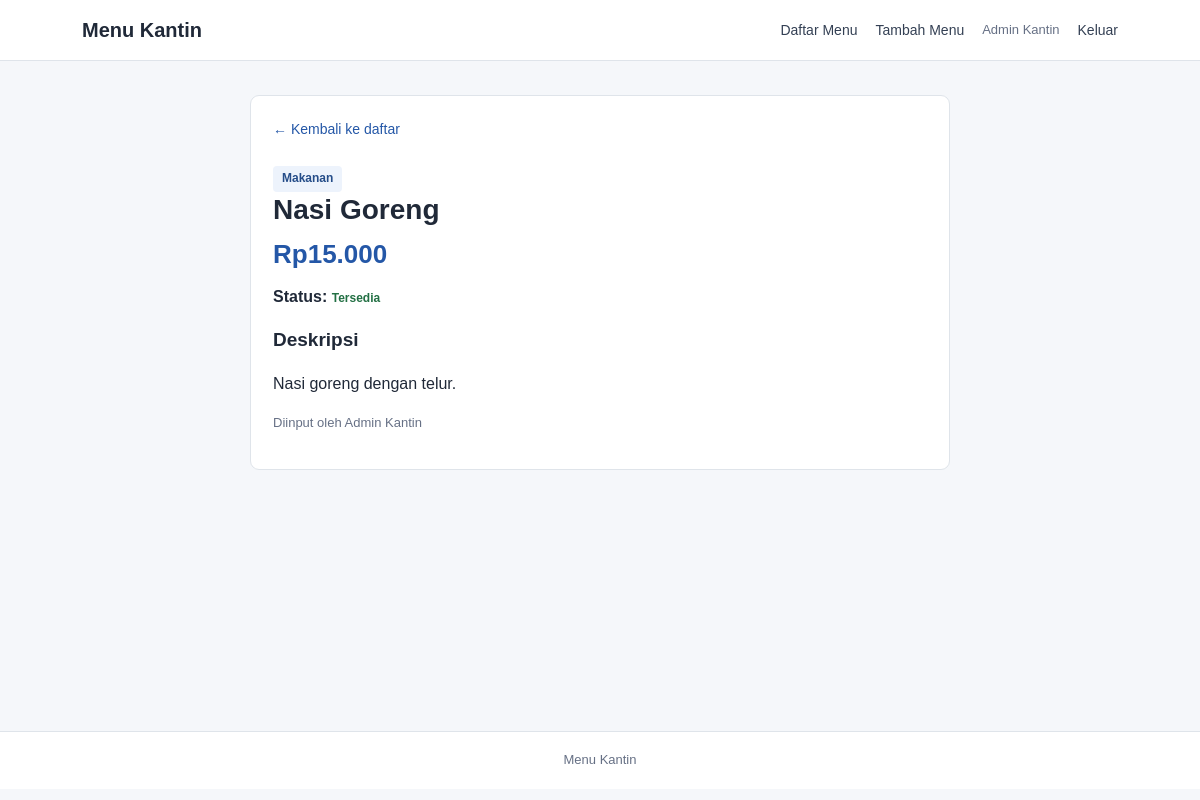
The app's page /detail.php?id=1 (signed in) with its own data.
### tables this page shows
CREATE TABLE menu_kantin (
    id INT UNSIGNED AUTO_INCREMENT PRIMARY KEY,
    pengguna_id INT UNSIGNED NOT NULL,
    nama_menu VARCHAR(150) NOT NULL,
    kategori ENUM('Makanan', 'Minuman', 'Camilan') NOT NULL,
    harga INT UNSIGNED NOT NULL,
    tersedia ENUM('Ya', 'Tidak') NOT NULL,
    deskripsi VARCHAR(2000) NOT NULL DEFAULT '',
    CONSTRAINT cek_harga_menu CHECK (harga BETWEEN 1000 AND 100000),
    CONSTRAINT fk_menu_pengguna FOREIGN KEY (pengguna_id)
        REFERENCES pengguna(id) ON UPDATE CASCADE ON DELETE RESTRICT
);

CREATE TABLE pengguna (
    id INT UNSIGNED AUTO_INCREMENT PRIMARY KEY,
    username VARCHAR(30) NOT NULL UNIQUE,
    nama VARCHAR(100) NOT NULL,
    peran ENUM('admin', 'anggota') NOT NULL DEFAULT 'anggota',
    hash_sandi VARCHAR(255) NOT NULL
);

### sesi.php (called while the page is built, shortened)
<?php
function e($nilai) {
    return htmlspecialchars((string) $nilai, ENT_QUOTES, 'UTF-8');
}
?>

### detail.php (the view, shortened to what this page needs)
<?php
require_once 'koneksi.php';
require_once 'sesi.php';
$id = filter_input(INPUT_GET, 'id', FILTER_VALIDATE_INT);
$stmt = $koneksi->prepare(
    "SELECT m.id, m.nama_menu, m.kategori, m.harga, m.tersedia, m.deskripsi,
            p.nama AS nama_penginput
     FROM menu_kantin m
     JOIN pengguna p ON m.pengguna_id = p.id
     WHERE m.id = ? LIMIT 1"
);
$stmt->bind_param('i', $id);
$stmt->execute();
$menu = $stmt->get_result()->fetch_assoc();
require 'header.php';
?>
<section class="detail-card">
    <a class="back-link" href="daftar.php">&larr; Kembali ke daftar</a>
    <span class="category"><?= e($menu['kategori']) ?></span>
    <h1><?= e($menu['nama_menu']) ?></h1>
    <p class="price large">Rp<?= number_format((int) $menu['harga'], 0, ',', '.') ?></p>
    <p><strong>Status:</strong>
        <span class="status <?= $menu['tersedia'] === 'Ya' ? 'available' : 'unavailable' ?>">
            <?= e($menu['tersedia'] === 'Ya' ? 'Tersedia' : 'Tidak tersedia') ?>
        </span>
    </p>
    <h2>Deskripsi</h2>
    <p class="description"><?= nl2br(e($menu['deskripsi'])) ?></p>
    <p class="muted small">Diinput oleh <?= e($menu['nama_penginput']) ?></p>
</section>
<?php require 'footer.php'; ?>

### style.css (style rules this page uses)
* { box-sizing: border-box; }
:root { --biru: #2457a7; --biru-gelap: #193f7b; --teks: #202938; --abu: #667085; --garis: #dfe4ea; --latar: #f5f7fa; --putih: #ffffff; }
body { margin: 0; font-family: Arial, Helvetica, sans-serif; color: var(--teks); background: var(--latar); line-height: 1.6; }
a { color: var(--biru); text-decoration: none; }
h1, h2, p { margin-top: 0; }
h1 { margin-bottom: 6px; font-size: 28px; line-height: 1.3; }
h2 { font-size: 19px; }
.muted { color: var(--abu); }
.small { font-size: 13px; }
.menu-card, .form-card, .detail-card, .empty-state { background: var(--putih); border: 1px solid var(--garis); border-radius: 9px; padding: 22px; }
.category { display: inline-block; padding: 3px 9px; border-radius: 4px; background: #edf3fc; color: #254d89; font-size: 12px; font-weight: 600; }
.status { display: inline-block; font-size: 12px; font-weight: 600; }
.available { color: #237044; }
.price { color: var(--biru); font-size: 20px; font-weight: 700; margin-bottom: 8px; }
.price.large { font-size: 26px; }
.detail-card { max-width: 700px; margin: 0 auto; }
.back-link { display: block; margin-bottom: 24px; font-size: 14px; }
.description { white-space: normal; overflow-wrap: anywhere; }

### records on screen
menu_kantin: kategori "Makanan", nama_menu "Nasi Goreng", harga "15.000", tersedia "Tersedia", deskripsi "Nasi goreng dengan telur.", pengguna.nama "Admin Kantin"

### other values on screen
$_SESSION['nama'] "Admin Kantin"
